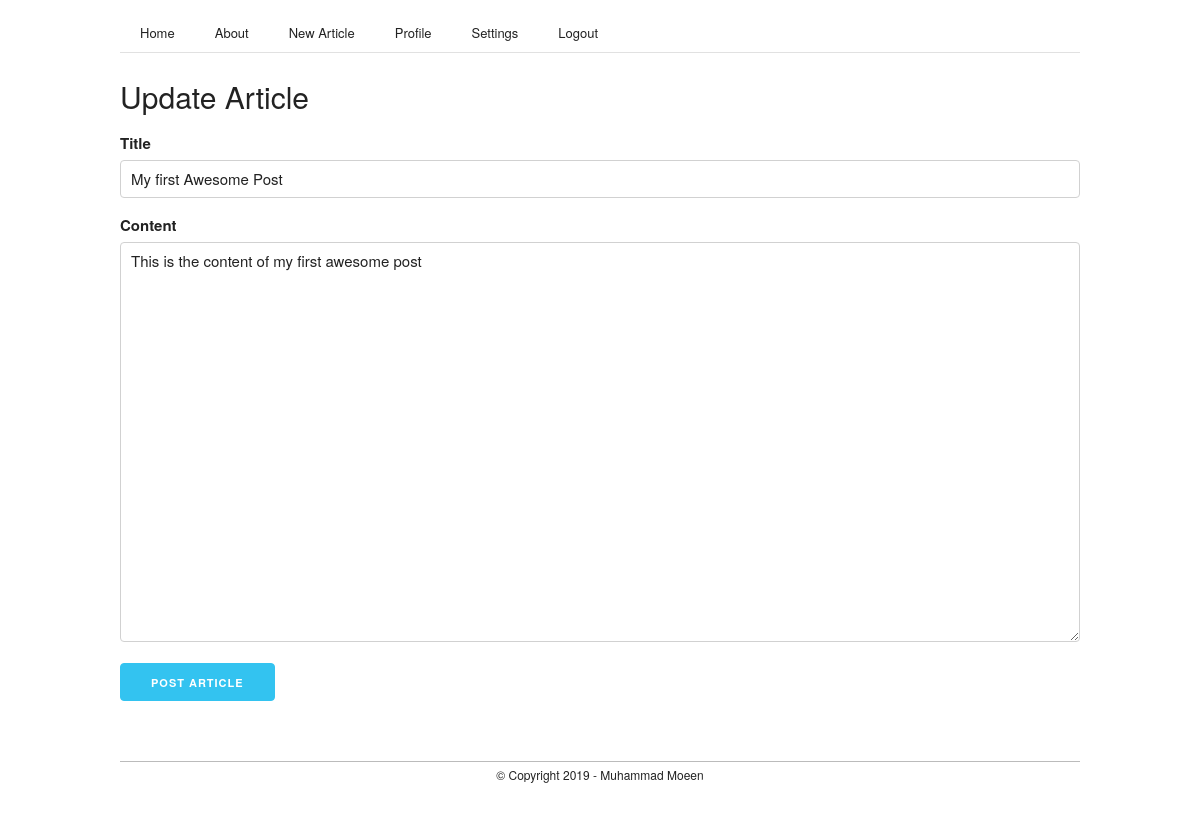
/article/1/update (signed in), run on the app's committed database.
### flaskblog/models.py (models this page shows, shortened)
class Post(db.Model):
    id = db.Column( db.Integer, primary_key = True )
    title = db.Column( db.String(200), nullable = False )
    date_posted = db.Column( db.DateTime, nullable = False, default = datetime.utcnow )
    content = db.Column( db.Text, nullable = False )
    user_id = db.Column( db.Integer, db.ForeignKey('user.id'), nullable = False )

### flaskblog/posts/routes.py (the view)
@posts.route('/article/<int:post_id>/update', methods=['GET', 'POST'])
@login_required
def update_article(post_id):
    post = Post.query.get_or_404(post_id)
    if post.user_id != current_user.id:
        abort(403)
    else:
        form = ArticleForm()
        if form.validate_on_submit():
            post.title = form.title.data
            post.content = form.content.data
            db.session.commit()
            flash('Article Updated Successfully', 'positive')
            return redirect( url_for('posts.article', post_id=post.id) )
        elif request.method == 'GET':
            form.title.data = post.title
            form.content.data = post.content
    return render_template('create_update_article.html', title='Update Article', form=form)

### flaskblog/posts/forms.py
class ArticleForm(FlaskForm):
    title = StringField('Title', validators=[ DataRequired() ])
    content = TextAreaField('Content', validators=[ DataRequired() ])
    submit = SubmitField('Post Article')

### flaskblog/models.py (called while the page is built)
@login_manager.user_loader
def load_user( user_id ):
    return User.query.get( int(user_id) )

### flaskblog/templates/create_update_article.html (shortened to what this page needs)
{% extends 'layout.html' %}
{% block content %}
	<section class="section new_article">
		<div class="container" style="margin-top: 2rem;">
			<form action="" method="POST">
				<legend>{{ title }}</legend>
				{{ form.title.label() }}
				{{ form.title( class="u-full-width" ) }}
				{{ form.content.label() }}
				{{ form.content( class="u-full-width", style="height: 50vh" ) }}
				{{ form.submit( class="button-primary" ) }}
			</form>
		</div>
	</section>
{% endblock content %}

### flaskblog/static/css/skeleton.css (style rules this page uses)
.container { position: relative; width: 100%; max-width: 960px; margin: 0 auto; padding: 0 20px; box-sizing: border-box; }
@media (min-width: 400px) { .container { width: 85%; padding: 0; } }
@media (min-width: 550px) { .container { width: 80%; } }
html { font-size: 62.5%; }
body { font-size: 1.5em; line-height: 1.6; font-weight: 400; font-family: "Raleway", "HelveticaNeue", "Helvetica Neue", Helvetica, Arial, sans-serif; color: #222; }
.button, button, input[type="submit"], input[type="reset"], input[type="button"] { display: inline-block; height: 38px; padding: 0 30px; color: #555; text-align: center; font-size: 11px; font-weight: 600; line-height: 38px; letter-spacing: .1rem; text-transform: uppercase; text-decoration: none; white-space: nowrap; background-color: transparent; border-radius: 4px; border: 1px solid #bbb; cursor: pointer; box-sizing: border-box; }
.button.button-primary, button.button-primary, input[type="submit"].button-primary, input[type="reset"].button-primary, input[type="button"].button-primary { color: #FFF; background-color: #33C3F0; border-color: #33C3F0; }
input[type="email"], input[type="number"], input[type="search"], input[type="text"], input[type="tel"], input[type="url"], input[type="password"], textarea, select { height: 38px; padding: 6px 10px; background-color: #fff; border: 1px solid #D1D1D1; border-radius: 4px; box-shadow: none; box-sizing: border-box; }
input[type="email"], input[type="number"], input[type="search"], input[type="text"], input[type="tel"], input[type="url"], input[type="password"], textarea { -webkit-appearance: none; -moz-appearance: none; appearance: none; }
textarea { min-height: 65px; padding-top: 6px; padding-bottom: 6px; }
label, legend { display: block; margin-bottom: .5rem; font-weight: 600; }
input, textarea, select, fieldset { margin-bottom: 1.5rem; }
pre, blockquote, dl, figure, table, p, ul, ol, form { margin-bottom: 2.5rem; }
.u-full-width { width: 100%; box-sizing: border-box; }
.container:after, .row:after, .u-cf { content: ""; display: table; clear: both; }

### flaskblog/static/css/skeleton-extended.css (style rules this page uses)
.section { margin: 1rem 0rem; }
legend { font-size: 3rem; margin-top: 0; margin-bottom: 1rem; font-weight: 300; }

### data on the page
Post: title "My first Awesome Post", content "This is the content of my first awesome post"

### other printed values
{{ title }} "Update Article"
